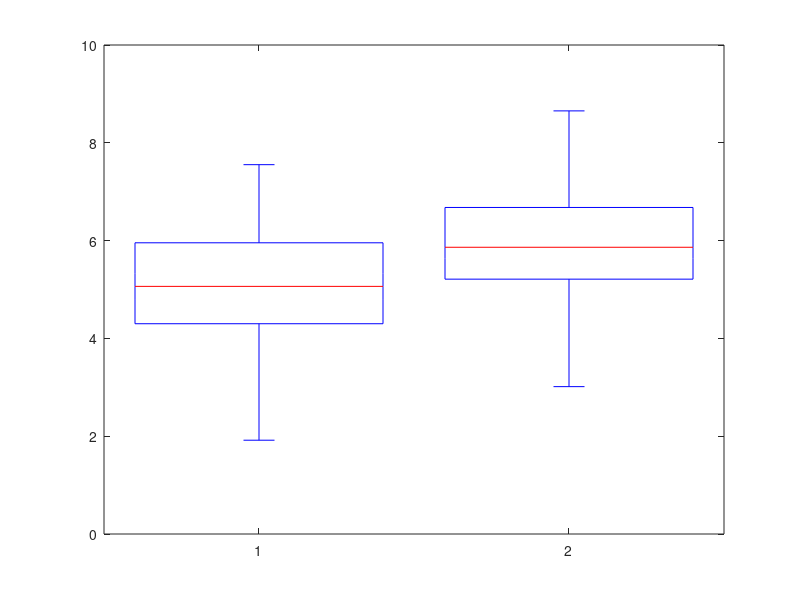

Recreate this plot in MATLAB. (Note: this script raises an error after producing the figure.)
%signin({% if username %}'{{username}}'{% else %}'MATLABAPI'{% endif %}, {% if api_key %}'{{api_key}}'{% else %}'jzt0hr6tzv'{% endif %})

% some random points
data1 = normrnd(5,1,100,1);
data2 = normrnd(6,1,100,1);

% a simple box plot with two boxes
figure;
boxplot([data1,data2])

% PLOTLY 
response = fig2plotly();
plotly_url = response.url;
